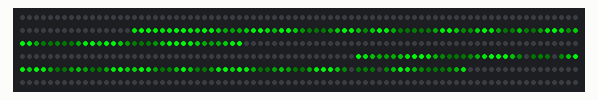
Simulated run of this program. Board: ESP8266 (NodeMCU). On the bench: 480 RGB LEDs in strip order, left to right, continuing on the next row. What the program prints to the serial monitor is not drawn.

Above: at 0.21 s.
At 3.89 s:
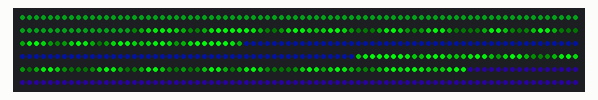
At 9.76 s:
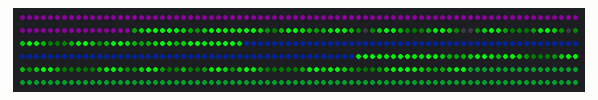
At 19.88 s:
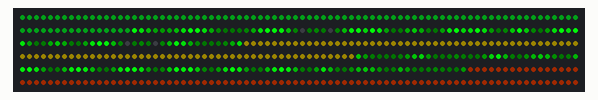
At 29.0 s:
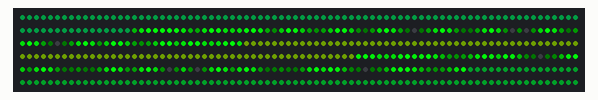
At 39.12 s:
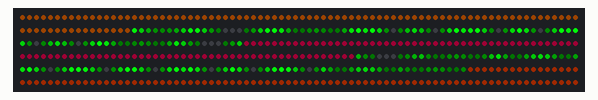

The program:

main.cpp
```cpp
#include "Hexagon.h"
#include "Draw.h"

#include <Arduino.h>

//#include <WS2812Serial.h>
//#define USE_WS2812SERIAL
#include <FastLED.h>
//#define FASTLED_INTERNAL


//Data pin for leds are required to be serial
//   Teensy 4.1:  1, 8, 14, 17, 20, 24, 29, 35, 47, 53
//standard boilerplate for my LED codes
#define DATA_PIN             14         // Output pin for LEDs [5]
#define DATA_PIN             5
#define COLOR_ORDER         BRG         // Color order of LED string [BRG ]
#define CHIPSET             WS2812B     // LED string type [WS2182B]
#define BRIGHTNESS          100          // Overall brightness [50]
#define NUM_LEDS            480         // There are 25 LEDs on this strand

CRGB leds[NUM_LEDS];

Hexagon hex1(0,0,1,5);
Hexagon hex2(1,0,2,5);
Hexagon hex3(1,-1,3,5);
Hexagon hex4(2,0,4,5);
Hexagon hex5(3,0,5,5);
Draw drew(1);

int hue=0;
int delay_t=250;
//int delay_t=random(250, 500);
int dhue=5;


void setup() {

  Serial.begin(57600);
  Serial.println("resetting");
  //LEDS.addLeds<WS2812SERIAL,DATA_PIN,RGB>(leds,NUM_LEDS);
  //LEDS.setBrightness(BRIGHTNESS);
  FastLED.addLeds<WS2812B, DATA_PIN, GRB>(leds, NUM_LEDS);

  //Clear the LED strip
  FastLED.clear();

}

void loop() {
  //FastLED.show();   // Show the next frame of the LED pattern
  //delay(10);        // Slow down the animation slightly
  //fill_solid( leds, NUM_LEDS, CRGB::Green);
  //FastLED.show();
  //delay(500);


/*
  hex1.fill_hexagon(leds,CHSV( hue, 255, BRIGHTNESS) );
  hue+=dhue;


  FastLED.show();
  delay(delay_t);
  */

  drew.circle_3_expanding(hex4, leds,CHSV( hue, 255, BRIGHTNESS) );
  hue+=dhue;
  FastLED.show();
  //EVERY_N_MILLISECONDS( delay_t ) { drew.fill_hexagon(hex1, leds,CHSV( hue, 255, BRIGHTNESS) );
  //FastLED.show(); }hue+=dhue;
  drew.circle_3_expanding(hex2, leds,CHSV( hue, 255, BRIGHTNESS) );
  hue+=dhue;
  FastLED.show();

  EVERY_N_MILLISECONDS( delay_t *1.25) { drew.fill_hexagon(hex1, leds,CHSV( hue, 255, BRIGHTNESS) );
  FastLED.show(); }hue+=dhue;

  EVERY_N_MILLISECONDS( delay_t*.88) { drew.fill_hexagon(hex3, leds,CHSV( hue, 255, BRIGHTNESS) );
  FastLED.show();}hue+=dhue;

  EVERY_N_MILLISECONDS( delay_t*1.5) { drew.fill_hexagon(hex5, leds,CHSV( hue, 255, BRIGHTNESS) );
  FastLED.show();
  }

  //drew.fill_hexagon(hex2, leds,CHSV( hue, 255, BRIGHTNESS));

  FastLED.show();
  /*
  drew.fill_hexagon(hex3, leds,CHSV( hue, 255, BRIGHTNESS) );
  hue+=dhue;
  FastLED.show();
  delay(delay_t);

  drew.fill_hexagon(hex4, leds,CHSV( hue, 255, BRIGHTNESS) );
  hue+=dhue;
  FastLED.show();
  delay(delay_t);

  drew.fill_hexagon(hex5, leds,CHSV( hue, 255, BRIGHTNESS) );
  hue+=dhue;
  FastLED.show();
  delay(delay_t);
  */

  Serial.println("Xmin");

  Serial.println("Ymin");


}
```

Draw.cpp
```cpp
#include "Draw.h"
#include "Hexagon.h"
#include <FastLED.h>

Draw::Draw(int x=0){

}


    void Draw::fill_hexagon(Hexagon hex, struct CRGB * leds, const struct CRGB& color){
    //loops thru each led in the hexagon and sets  the color
    for(int i=hex.hex_Start_Led; i<hex.hex_End_Led;i++)
    //Serial.println(hex_Start_Led);
    {
        leds[i]=color;
    }
    }

    void Draw::circle_3_expanding(Hexagon hex, struct CRGB * leds, const struct CRGB& color){
        //start here
        // center
        uint8_t cx = hex.hexagon_Width / 2;
        uint8_t cy = hex.hexagon_Height / 2;
        // wave width
        uint8_t w = 1;

          EVERY_N_MILLISECONDS(0) {
             circle_3_offset += 1;
             }
         for (int x = 0; x < hex.hexagon_Width; x++) {
             for (int y = 0; y < hex.hexagon_Height; y++) {

                 uint8_t value = 127.5 + 127.5 * sin(w * (circle_3_offset + sqrt((x - cx) * (x - cx) + (y - cy) * (y - cy))));

                 uint16_t index = hex.XY_Hex_Map(x, y);
                leds[index] = CHSV(100, 255, value);
                }
            }
    }
```

Draw.h
```cpp
#ifndef Draw_H
#define Draw_H
#include "Hexagon.h"


//Initialize function
class Draw{

    private:
    int circle_3_offset=1;

    public:
        Draw(int x);
        void circle_3_expanding(Hexagon hex, struct CRGB * leds, const struct CRGB& color);

        void fill_hexagon(Hexagon hex, struct CRGB * leds, const struct CRGB& color);


};
#endif
```

HexGrid.cpp
```cpp

```

Hexagon.cpp
```cpp
#include "Hexagon.h"
#include "Draw.h"
#include <FastLED.h>


Hexagon::Hexagon(int qin=0, int rin=0, int hex_Numberin=0, int total_Hexagonsin=0){
    q=qin;
    r=rin;
    hex_Number=hex_Numberin;
    total_Hexagons=total_Hexagonsin;
    //definining the first led of the hexagon and the last led of the hexagon
    //first led index for hexagon
    hex_Start_Led=(hex_Number-1)*leds_per_hexagon;

    //last led index for hexagon is hex_End_Led-1
    hex_End_Led=hex_Start_Led+leds_per_hexagon;
    total_Leds=96*total_Hexagons;
    //q is even then then are the x and y delta can be used to set x, y span for even q
    if(q%2==0){Xmin=dx_q*q;Ymin=dy_q*r;}
    else{Xmin=dx_q*q; Ymin=dy_q*r+4;}
    Xmax=Xmin+hexagon_Width;
    Ymax=Ymin+hexagon_Height;

    //hexaqgon safety pixel:hex_SP
    hex_S_P=total_Leds+1;


}
//creating a class function to a hexagon
/*
void Hexagon::fill_hexagon(struct CRGB * leds, const struct CRGB& color){
    //loops thru each led in the hexagon and sets  the color
    for(int i=hex_Start_Led; i<hex_End_Led;i++)
    //Serial.println(hex_Start_Led);
    {
        leds[i]=color;
    }
}
*/
int Hexagon::XY_Hex_Map(int x=0, int y=0){

    // need to figure this issue out later
  // any out of bounds address maps to the first hidden pixel
  //if ( (x >= kMatrixWidth) || (y >= kMatrixHeight) ) {
  //  return (LAST_VISIBLE_LED + 1);
  //}

  const int XYTable[] = {
    hex_S_P,  hex_S_P,  hex_S_P,   0,   1,   2,   3,   4,   5,   6,   7,   8,  hex_S_P, hex_S_P, hex_S_P,
   hex_S_P, hex_S_P,   9,  10,  11,  12,  13,  14,  15,  16,  17,  18,  19, hex_S_P, hex_S_P,
   hex_S_P,  20,  21,  22,  23,  24,  25,  26,  27,  28,  29,  30,  31,  32, hex_S_P,
    33,  34,  35,  36,  37,  38,  39,  40,  41,  42,  43,  44,  45,  46,  47,
    48,  49,  50,  51,  52,  53,  54,  55,  56,  57,  58,  59,  60,  61,  62,
   hex_S_P,  63,  64,  65,  66,  67,  68,  69,  70,  71,  72,  73,  74,  75, hex_S_P,
   hex_S_P, hex_S_P,  76,  77,  78,  79,  80,  81,  82,  83,  84,  85,  86, hex_S_P, hex_S_P,
   hex_S_P, hex_S_P, hex_S_P,  87,  88,  89,  90,  91,  92,  93,  94,  95, hex_S_P, hex_S_P, hex_S_P
  };

  uint16_t i = (y * hexagon_Width)+x;  //kMatrixWidth) + x;
  uint16_t j = XYTable[i];
  //add something about if j ==hex_S_P then fuck off

  return j+leds_per_hexagon*(hex_Number-1);
}
//void Hexagon::XY_Range
```

Hexagon.h
```cpp
#ifndef Hexagon_H
#define Hexagon_H

//Initialize function
class Hexagon{
    private:
        //q (column), r(row) is the hexagon position first hexagon is always 0,0
        //these are hexagon specific
        int hex_Start_Led;
        int hex_End_Led;
        int q;
        int r;
        int hex_Number;
        int XY_local[96];
        //the are the range for the hexagons calculated from q (hex column position)
        //and delta x, y. which depends of if the column is even or odd.
        //https://www.redblobgames.com/grids/hexagons/
        //i chose odd q, prefered for the hexagons to be to the right and down

        int Xmin;
        int Xmax;
        int Ymin;
        int Ymax;

        //these are hexagon "global" same for all hexagons used
        int total_Hexagons;
        int total_Leds;
        int hex_S_P;
        //these are "global const" same for all hexagons regardless
        // of the amount and location
        static const int hexagon_Width=15;
        static const int hexagon_Height=8;
        static const int leds_per_hexagon=96;
        /*
        static  int hex_Led_Xarr[96]={3, 4, 5, 6, 7, 8, 9, 10, 11, 2, 3, 4, 5, 6, 7, 8,
         9, 10, 11, 12, 1, 2, 3, 4, 5, 6, 7, 8, 9, 10, 11, 12, 13, 0, 1, 2, 3, 4, 5, 6, 7, 8,
         9, 10, 11, 12, 13, 14, 0, 1, 2, 3, 4, 5, 6, 7, 8, 9, 10, 11, 12, 13, 14, 1, 2, 3, 4,
         5, 6, 7, 8, 9, 10, 11, 12, 13, 2, 3, 4, 5, 6, 7, 8, 9, 10, 11, 12, 3, 4, 5, 6, 7, 8,
         9, 10, 11};
        static const int hex_Led_Yarr[96]={0, 0, 0, 0, 0, 0, 0, 0, 0, 1, 1, 1, 1, 1, 1, 1,1,
        1, 1, 1, 2, 2, 2, 2, 2, 2, 2, 2, 2, 2, 2, 2, 2, 3, 3, 3, 3, 3, 3, 3, 3, 3, 3, 3, 3, 3,
        3, 3, 4, 4, 4, 4, 4, 4, 4, 4, 4, 4, 4, 4, 4, 4, 4, 5, 5, 5, 5, 5, 5, 5, 5, 5, 5, 5, 5,
        5, 6, 6, 6, 6, 6, 6, 6, 6, 6, 6, 6, 7, 7, 7, 7, 7, 7, 7, 7, 7};
        */
        //number of leds per hexagon displacement q_even, q_odd
        int dx_q=12;
        int dy_q=8;
        //number of leds per hex displacement odd
    public:
        friend class Draw;

        Hexagon(int qin, int rin,int hex_Numberin, int total_Hexagonsin);
        //void fill will like move to a different class
        //void fill_hexagon(struct CRGB * leds, const struct CRGB& color);
        //returns the led at the x,y position if it exists
        int XY_Hex_Map(int x, int y);
        //void XY_Range();


};
#endif
```
